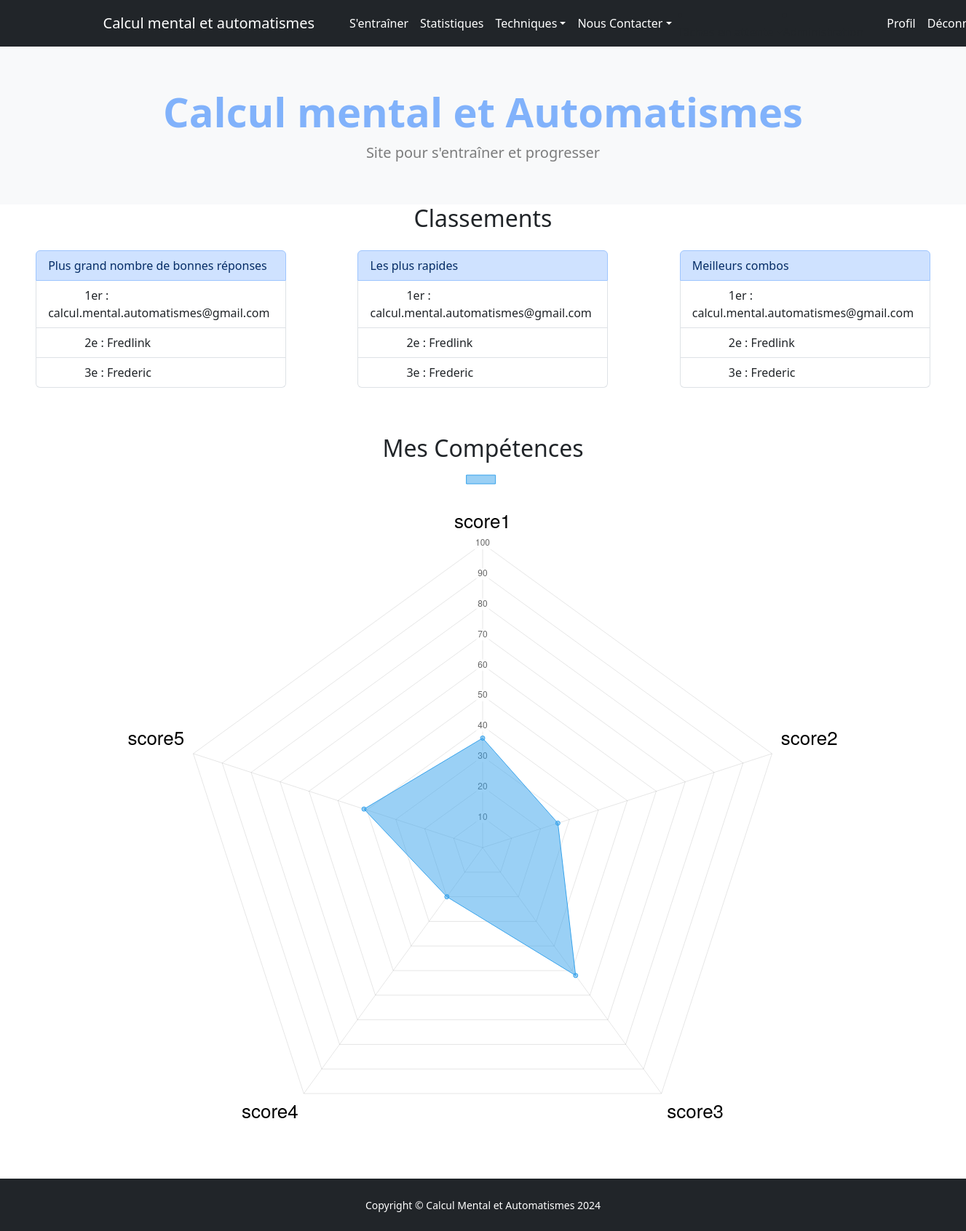
/account/graphique/ (signed in), run on the app's committed database.
### accounts/models.py (models this page shows)
class ExChanger(AbstractUser):
    email = models.EmailField(unique=True)
    type = models.CharField(max_length=10, verbose_name="Sexe", choices=TYPE_USER)
    score_multiplication = models.IntegerField(default=0)
    score_addition = models.IntegerField(default=0)
    score_soustraction = models.IntegerField(default=0)
    score_division = models.IntegerField(default=0)
    duree_connexion = models.IntegerField(default=0)
    a = models.IntegerField(default=0)
    b = models.IntegerField(default=0)
    answer = models.IntegerField(default=0)
    reponseEleve = models.FloatField(default=0)
    url = models.CharField(max_length=100, default=0)
    nombreQuestions = models.IntegerField(default=0)
    reponsesJustes = models.IntegerField(default=0)
    reponsesFausses = models.IntegerField(default=0)
    reponsesJustesPourcentage = models.FloatField(default=0)
    reponsesFaussesPourcentage = models.FloatField(default=0)
    tempsMoyenCentieme = models.FloatField(default=0)
    horaire1 = models.FloatField(default=0)
    Duree = models.FloatField(default=0)
    REQUIRED_FIELDS = ["username", "first_name", "last_name"]
    USERNAME_FIELD = "email"
    objects = ExChangerManager()

### accounts/views/user.py (the view)
# urls.py: path('graphique/', graphique, name="graphique"),
@login_required
def graphique(request):
    user = request.user
    return render(request, "accounts/graphique.html", context={"user": user})

### accounts/templates/accounts/graphique.html (shortened to what this page needs)
{% extends 'base.html' %}
{% load static %}
{% load crispy_forms_tags %}
{% block body %}
<html lang="fr" xmlns:padding-left="http://www.w3.org/1999/xhtml">
<head>
    <link rel="stylesheet" href="{% static 'css/stylecalc.css' %}">
</head>
<body>
<div class="container-fluid">
        <h2 class="pb-3" style="text-align:center">Classements</h2>
        <div class="row align-items-center">
            <div class="col-6 mx-auto mb-5" style="width: 23rem;">
                   <ul class="list-group">
                       <li class="list-group-item list-group-item-primary">Plus grand nombre de bonnes réponses</li>
                       <li class="list-group-item indentation">1er : {{ user.email }}</li>
                       <li class="list-group-item indentation">2e : {{ user.username }}</li>
                       <li class="list-group-item indentation">3e : {{ user.first_name }}</li>
                   </ul>
            </div>
            <div class="col-6 mx-auto mb-5" style="width: 23rem;">
                   <ul class="list-group">
                       <li class="list-group-item list-group-item-primary">Les plus rapides</li>
                       <li class="list-group-item indentation">1er : {{ user.email }}</li>
                       <li class="list-group-item indentation">2e : {{ user.username }}</li>
                       <li class="list-group-item indentation">3e : {{ user.first_name }}</li>
                   </ul>
            </div>
            <div class="col-6 mx-auto mb-5" style="width: 23rem;">
                   <ul class="list-group">
                       <li class="list-group-item list-group-item-primary">Meilleurs combos</li>
                       <li class="list-group-item indentation">1er : {{ user.email }}</li>
                       <li class="list-group-item indentation">2e : {{ user.username }}</li>
                       <li class="list-group-item indentation">3e : {{ user.first_name }}</li>
                   </ul>
            </div>
        </div>
        <h2 class="pt-3" style="text-align:center">Mes Compétences</h2>
        <div class="col bg-transparent text-black" style = "text-align:center">
                <div class="mx-auto" style="width: 75%">
                    <canvas id="myChart" width="0" display="block"></canvas>
                </div>
        </div>
</div>
<script>
    /*Chart.defaults.plugins.title.display = true;
    Chart.defaults.plugins.title.text = "Mes Compétences";
    Chart.defaults.font.size = 20;*/
</script>
<script>
  const ctx = document.getElementById('myChart');
  new Chart(ctx, {
    type: 'radar',
    data: {
      labels: ['score1', 'score2', 'score3', 'score4', 'score5'],
      datasets: [{
        label: '',
        data: [{{ user.points.score1 }}, {{ user.points.score2 }}, {{ user.points.score3 }}, {{ user.points.score4 }}, {{ user.points.score5 }}],
        /*fill:true,*/
        borderWidth: 1
      }]
    },
    options: {
        plugins: {
            title: {
                padding: {
                            top:0,
                            bottom:0
                },
                font: {
                    size: 26
                }
           },
           subtitle: {
                text: 'Custom Chart Subtitle',
           },
        },
        scales: {
            r: {
                beginAtZero: true,
                max:100,
                pointLabels: {
                    color: 'black',
                    font: {
                        size: 26
                    }
                }
            }
        }
    }
  });
</script>
</body>
</html>
{% endblock %}

### shop/static/css/stylecalc.css (style rules this page uses)
.indentation { text-indent: 50px; }

### data on the page
ExChanger: email "calcul.mental.automatismes@gmail.com", username "Fredlink", first_name "Frederic"

### other printed values
chart data {{ user.points.score1 }} 36
chart data {{ user.points.score2 }} 26
chart data {{ user.points.score3 }} 52
chart data {{ user.points.score4 }} 20
